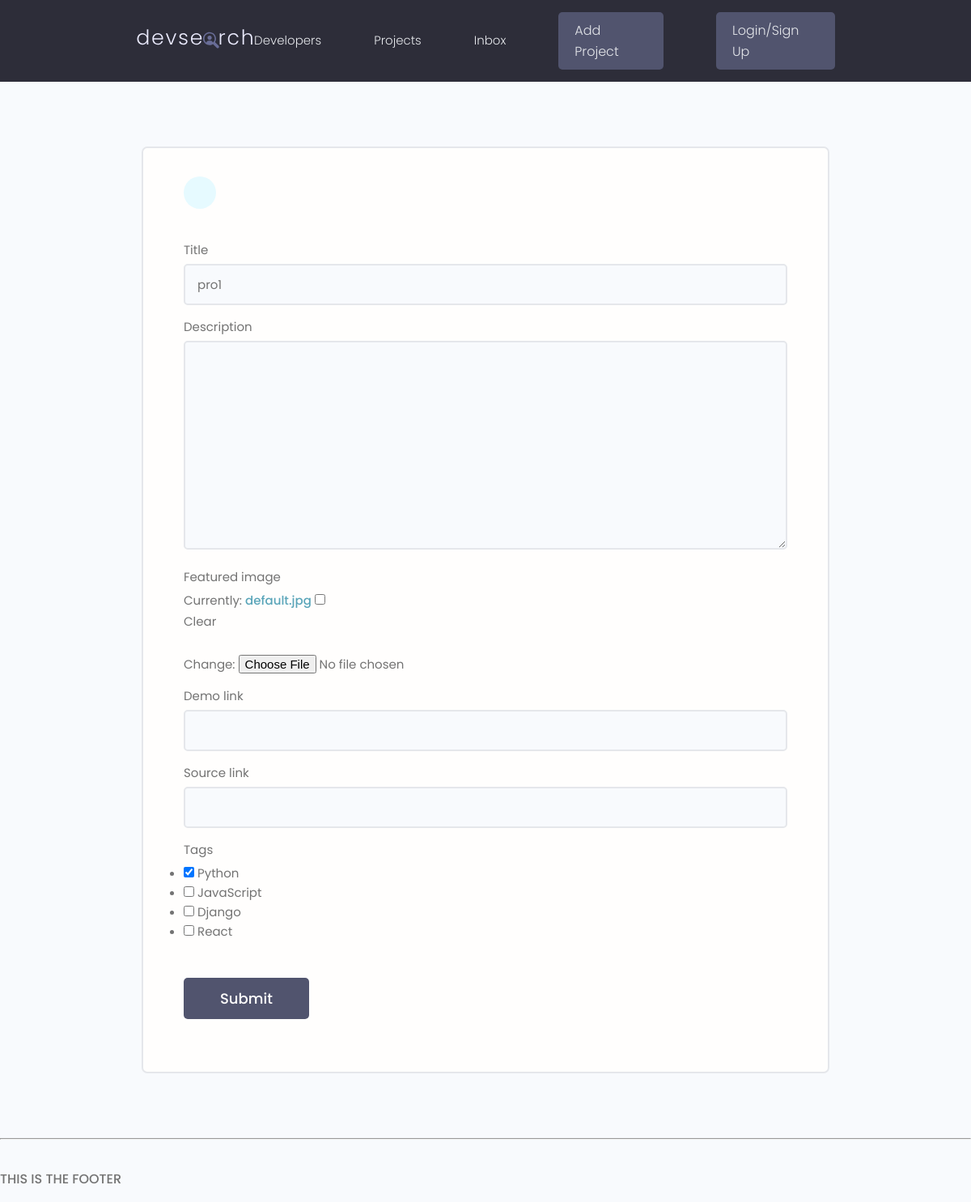
The page /projects/update-project/c5ee7751118949b3a12c24095dd6b67d on the database as committed earlier.
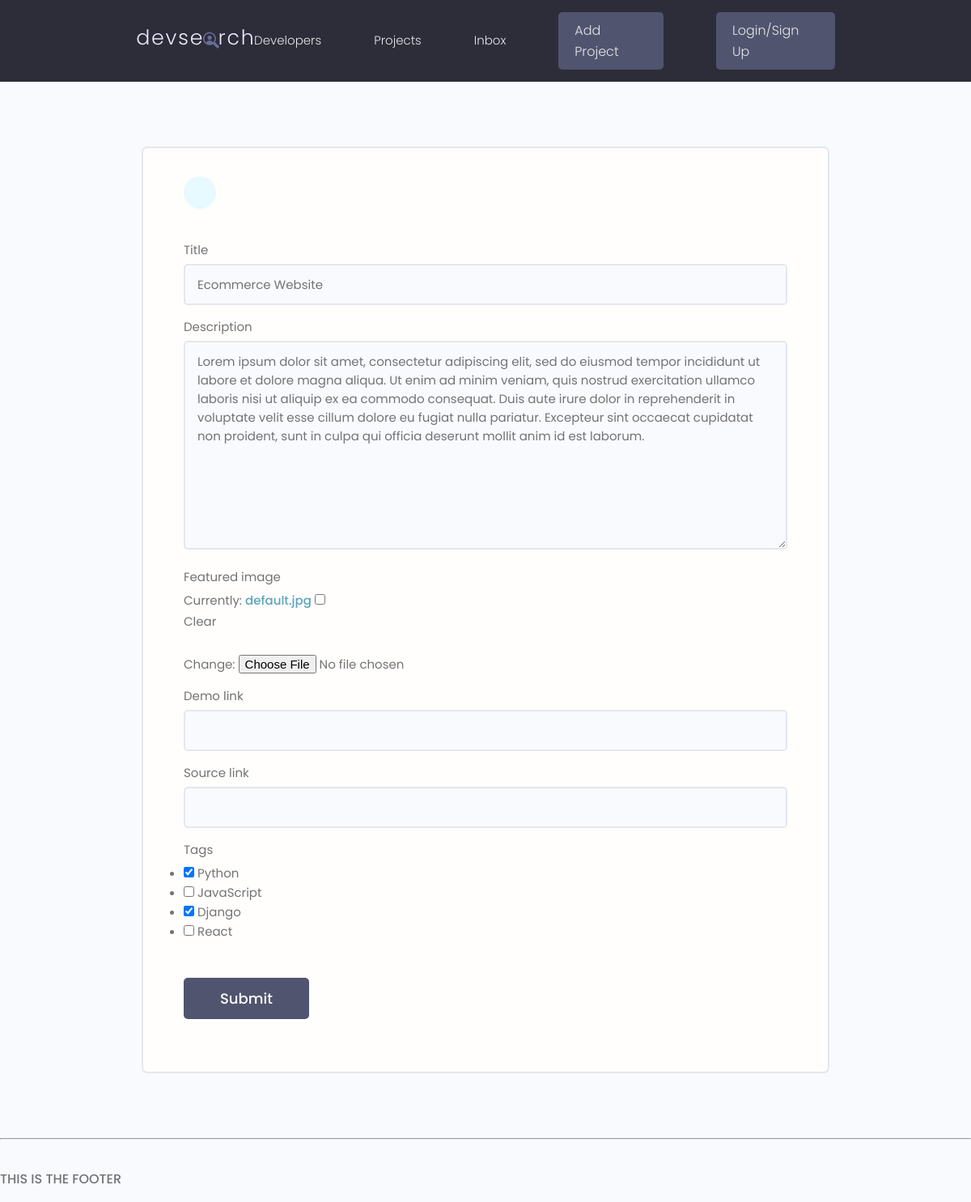
The same page on the database as committed later.
### projects/models.py (models this page shows, shortened)
class Project(models.Model):
    owner= models.ForeignKey(Profile, null=True, blank=True, on_delete=models.SET_NULL)
    title= models.CharField(max_length=200)
    description= models.TextField(null=True , blank=True)
    featured_image= models.ImageField(null=True , blank=True, default='default.jpg')
    demo_link= models.CharField(max_length=2000 , null=True , blank=True)
    source_link= models.CharField(max_length=2000 , null=True , blank=True)
    tags= models.ManyToManyField('Tag', blank=True)
    vote_total= models.IntegerField(default=0, null=True, blank=True)
    vote_ratio= models.IntegerField(default=0, null=True, blank=True)
    created_time= models.DateTimeField(auto_now_add=True)
    id= models.UUIDField(default=uuid.uuid4 , unique=True, primary_key=True, editable=True)

### projects/views.py (the view)
# urls.py: path('update-project/<str:pk>' , views.update_project , name='update-project'),
def update_project(request, pk) :
    editing_project = Project.objects.get(id=pk)
    form = ProjectForm(instance= editing_project)
    if request.method == 'POST':
        form = ProjectForm(request.POST, instance=editing_project)
        if form.is_valid():
            form.save()
            return redirect('projects')
    context = {'form' : form}
    return render(request , 'projects/project_form.html' , context)

### projects/forms.py
class ProjectForm(ModelForm) :
    class Meta:
        model = Project
        fields = ['title' , 'description' ,'featured_image', 'demo_link' , 'source_link' , 'tags']
        widgets = {
            'tags' :forms.CheckboxSelectMultiple(),
        }
    def __init__(self, *args, **kwargs) :
        super(ProjectForm , self).__init__(*args,**kwargs)
        for name, field in self.fields.items():
            field.widget.attrs.update({'class':'input' })

### projects/models.py (called while the page is built)
    def __str__(self):
        return self.name

### projects/templates/projects/project_form.html (shortened to what this page needs)
{% extends 'main.html' %}
{% block content %}
<main class="formPage my-xl">
    <div class="content-box">
        <div class="formWrapper">
            <a class="backButton" href="#"></a>
            <br>
            <form class="form" method="POST"  enctype="multipart/form-data">
                {% for field in form %}
                <div class="form__field">
                    <label for="formInput#text">{{field.label}} </label>
                    {{field}}
                </div>
                {% endfor %}
                <input class="btn btn--sub btn--lg  my-md" type="submit" value="Submit" />
            </form>
        </div>
    </div>
</main>
{% endblock %}

Rows that differ between the two databases and show on the page:
changed Project: title "pro1" → "Ecommerce Website"; description (not shown) → "Lorem ipsum dolor sit amet, consectetur adipiscing elit, sed do eiusmod tempor incididunt ut labore et dolore magna aliqua. Ut enim ad minim veniam, quis nostrud exercitation ullamco laboris nisi ut aliquip ex ea commodo consequat. Duis aute irure dolor in reprehenderit in voluptate velit esse cillum dolore eu fugiat nulla pariatur. Excepteur sint occaecat cupidatat non proident, sunt in culpa qui officia deserunt mollit anim id est laborum."
Other text that changed with them:
form field tags: "☑ ☐ ☐ ☐" → "☑ ☐ ☑ ☐"
